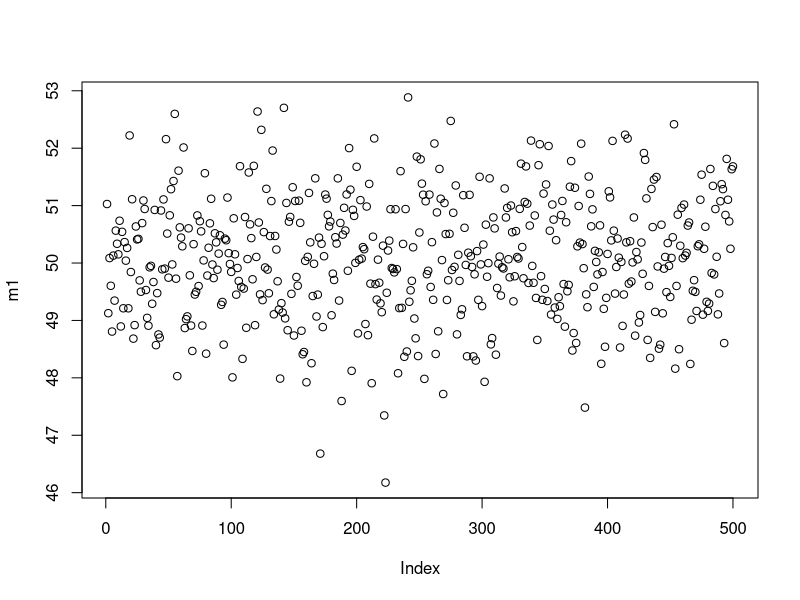
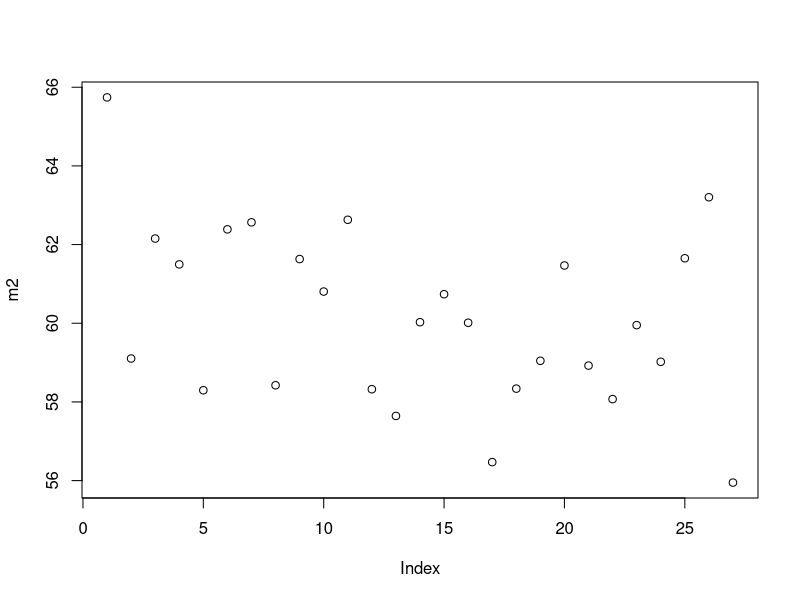

Here is the R script that generated these plots, in order:
## ---- chunk 1
knitr::opts_chunk$set(echo = TRUE)
## ---- chunk 2
m1<-rnorm(500,50,1)
plot(m1)
## ---- chunk 3
m2<-rnorm(27,60,2)

plot(m2)

